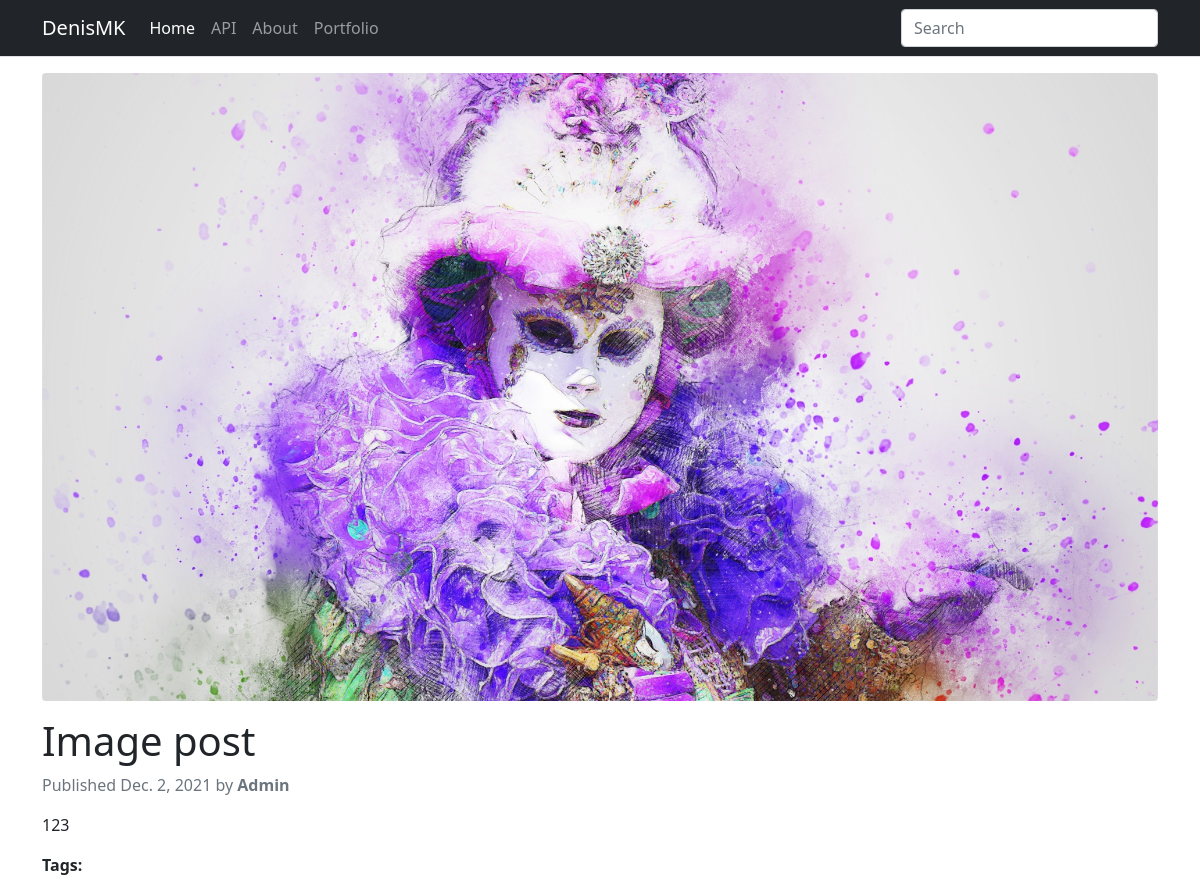
/image-post/, run on the app's committed database.
### blog/models.py (models this page shows, shortened)
class Post(models.Model):
    STATUS_CHOICES = (
        ('draft', 'Draft'),
        ('published', 'Published'),
    )
    title = models.CharField(max_length=200, unique=True)
    slug = models.SlugField(max_length=200, unique_for_date='publish', unique=True)
    image = models.ImageField(upload_to='featured_image/%Y/%m/%d/')
    author = models.ForeignKey(User, on_delete=models.CASCADE, related_name='blog_posts')
    body = RichTextUploadingField()
    publish = models.DateTimeField(default=timezone.now)
    created = models.DateTimeField(auto_now_add=True)
    updated = models.DateTimeField(auto_now=True)
    status = models.CharField(max_length=10, choices=STATUS_CHOICES, default='draft')
    tags = TaggableManager()
    class Meta:
        ordering = ['-publish']
    objects = models.Manager()
    published = PublishedManager()

### blog/views.py (the view)
# urls.py: path('<slug:post>/', views.post_detail, name="post_detail"),
def post_detail(request, post):
    post = get_object_or_404(Post, slug=post, status='published')
    return render(request, 'post_detail.html', {'post': post})

### templates/post_detail.html (shortened to what this page needs)
{% extends 'base.html' %}
{% block content %}
    <article>
        <figure>
         <img src="{{ post.image.url }}" class="rounded" alt="{{post.title}}">
        </figure>
        <div class="mt-3">
            <h1>{{post.title}}</h1>
            <p class="text-muted">
                Published {{ post.publish.date }} by <strong>{{ post.author }}</strong>
            </p>
        </div>
        <div class="article-body">
            {{post.body|safe}}
        </div>
       <p>
            <strong>Tags:</strong>
        </p>
    </article>
{% endblock content %}

### static/style.css (style rules this page uses)
article img { max-width: 100% !important; height: auto !important; border-radius: .25rem!important; }

### data on the page
Post: image (picture), title "Image post", publish "Dec. 2, 2021", author "Admin", body "123"
